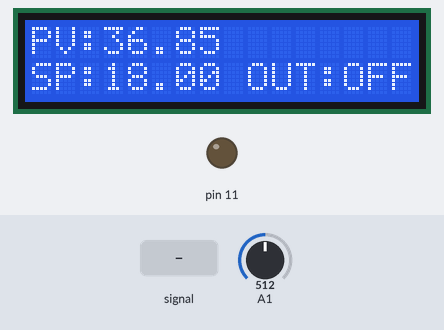
A sketch run on a simulated Arduino Uno, built for the host (arithmetic inside an expression is 32-bit, double 64-bit). Parts: 16×2 character LCD, output pins drawn as LEDs (lit = HIGH). Inputs (shaded band) come from the test bench; at power-on: A1 = 512. What the sketch prints to the serial monitor is not drawn.

Above: at 1.7 s.
1.8 s: A1 set to 470
At 4.0 s:
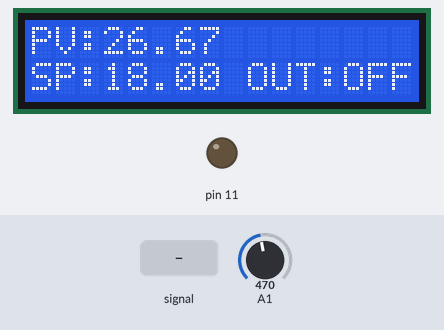
4.8 s: A1 set to 461
At 6.2 s:
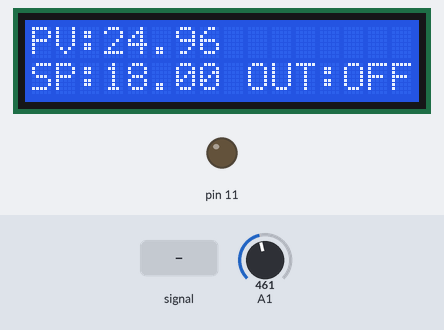
7.8 s: A1 fed a 2 Hz sine of ±306 counts around its level
At 8.4 s:
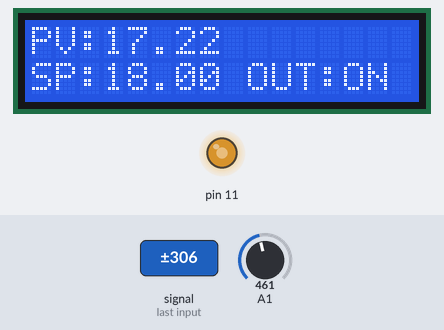
10.5 s: A1 fed a 200 Hz sine of ±81 counts around its level
At 12.1 s:
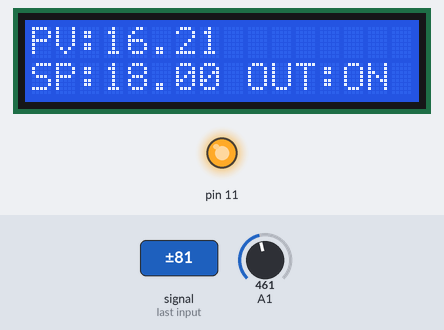
13.5 s: A1 set to 0
At 14.4 s:
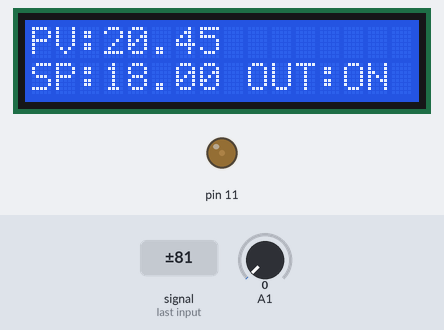
Timing chart, 0 to 16.5 s (numbered marks = the images above; inputs shaded):
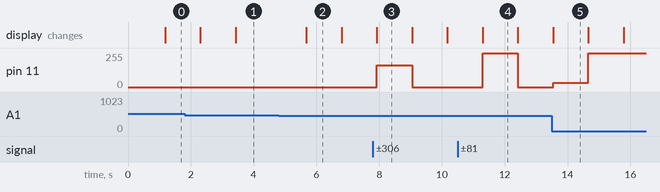

Measured:
- after the input at 1.8 s, the display: first changes after 0.51 s (image 1 shows a later state)
- after the input at 4.8 s, the display: changes after 0.88 s (image 2)
- after the input at 7.8 s, pin 11: 0/255 → 165/255 after 0.13 s, → 0/255 1.1 s later; the display: changes after 0.13 s (image 3)
- after the input at 10.5 s, pin 11: 0/255 → 255/255 after 0.80 s, → 0/255 1.1 s later
- after the input at 13.5 s, pin 11: 0/255 → 32/255 at once, → 255/255 1.1 s later; the display: changes at once (image 5)
- what the display in image 2 shows lasts 1.1 s, from 5.7 s to 6.8 s

The sketch:

pt100_dysplay.ino
```cpp
#include <LiquidCrystal.h>
#include <PID_v1.h>

//Control beta lazo de temperatura con rtd pt100
//Autor: Sergio Pablo Peñalve
//catriel - Rio Negro

LiquidCrystal lcd(8, 9, 4, 5, 6, 7);

double Setpoint, Input, Output;
PID myPID(&Input, &Output, &Setpoint,5,0.2,0.5, DIRECT);


//metodo de calibracion
// 1° usar hielo sobre la RTD PT100 con un termometro patron,pirometro o medidor con termocupla
//medir la temperatura y obtener el valor digital
//ej  7°C equivalen ---> 389 de la conversion ADC

//2° usar agua hervida y un termometro calentar la RTD PT100 y obtener el otro punto
//por ej  40°C ---> 525 ADC

//La RTD PT100 varia la resistencia de manera lineal a la temperatura por lo que tomando dos puntos en baja temp y alta temp
//podemos generar una funcion lineal con estos puntos y transformar el valor ADC en grados C°


//otra forma es calculando la resistencia el voltaje y por regla de tres con respecto al valor ADC obtener la T°


float y1= 7;  //7 °C puntos de calibracion
float x1=389; //adc

float y2=40; //40 °C
float x2=525; //adc

int i;
int t1;
float acum;
float m;
float c;
float temp,te;


void setup()
{

  lcd.begin(16, 2);
  analogReference(INTERNAL1V1); //arduino mega 2560
  //analogReference(INTERNAL); arduino uno
  Serial.begin(9600);

  //Input=temp;
  myPID.SetMode(AUTOMATIC);
}


void loop()
{

  lcd.setCursor(0, 0);

  //muestreo de señal analogica
  for (i=0;i<10000;i++)
  {
  t1 = analogRead(1);
  acum=acum+(float)t1;
  }
  acum=acum/10000;

  //calculo de temperatura por funcion lineal
  // y=m * b + c
  // donde m es la pendiente
  // y - b son los puntos
  //c es la constante


  m=pendiente(y1,x1,y2,x2);
  c=constante(m,y1,x1);
  temp=obt_temp(m,c,acum);

  lcd.print("PV:");
  lcd.print(temp);

  Setpoint=obt_adc(m,c,18);
  Input = acum;
  myPID.Compute();

  lcd.setCursor(0, 1);
  lcd.print("SP:");
  lcd.print(obt_temp(m,c,Setpoint));

//este es para debug se puede sacar
  Serial.print("rtd e :");
  Serial.println(t1);
  Serial.print("setpoint");
  Serial.println(Setpoint);
  Serial.print("VAr Pro");
  Serial.println(acum);

  if (Output>0)
  {
   lcd.print(" OUT:ON ");
  }
   else
  {
   lcd.print(" OUT:OFF");
  }

  analogWrite(11,Output);


}


//funcion pendiente con respecto a dos puntos se acuerdan de las matematicas
// y te preguntabas para que fuck servia esto jejeje

float pendiente(float y1,float x1,float y2, float x2)
{
m=0;
float m=(y2-y1)/(x2-x1);
return m;
}

//la constante la obtengo despejando
float constante(float m,float y1,float x1)
{
  c=0;
  float c=y1-(m*x1);
  return c;
}

//esta es la funcion lineal
float obt_temp(float m,float c,float x1)
{

  float y1=(m*x1)+c;
  return y1;
}


//esta es una funcion inversa le damos la temp y nos devuelve el ADC para el PID
float obt_adc(float m,float c,float y1)
{

  float x1=(y1 - c)/m;
  return x1;
}
```
